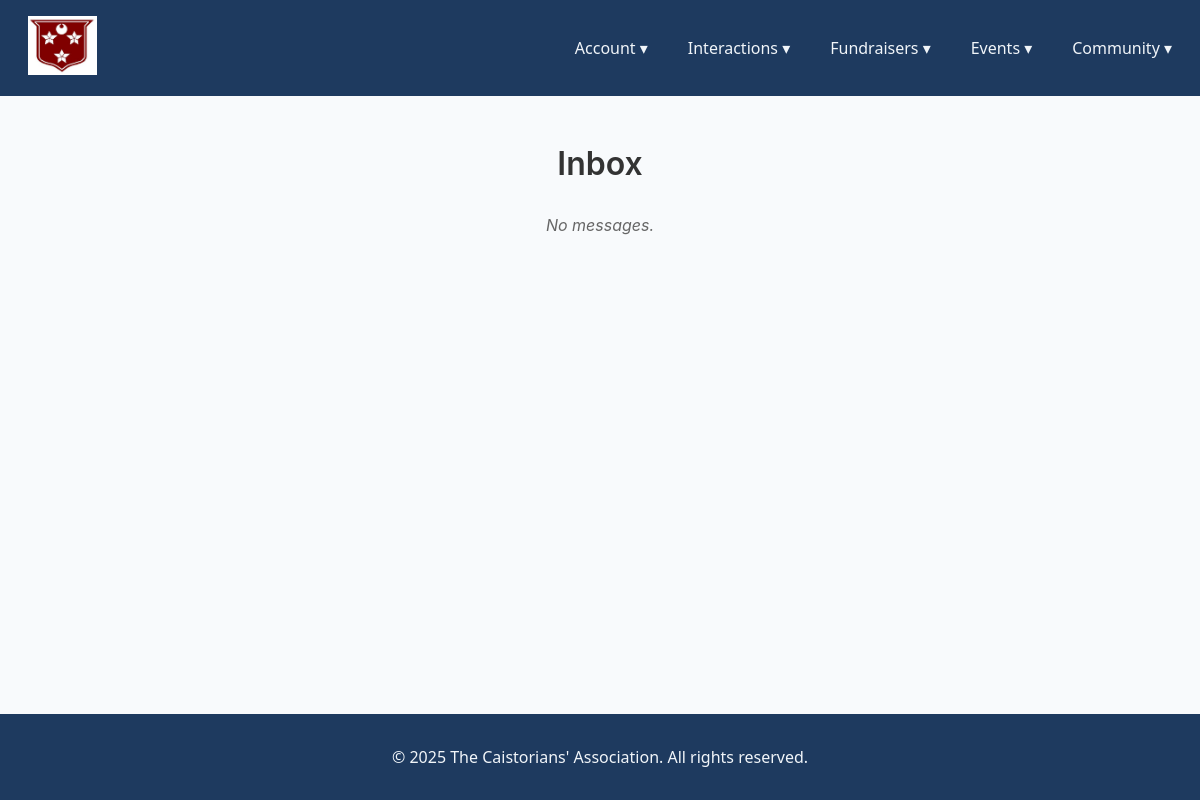
The app's page /interactions/inbox/ (signed in), older data.
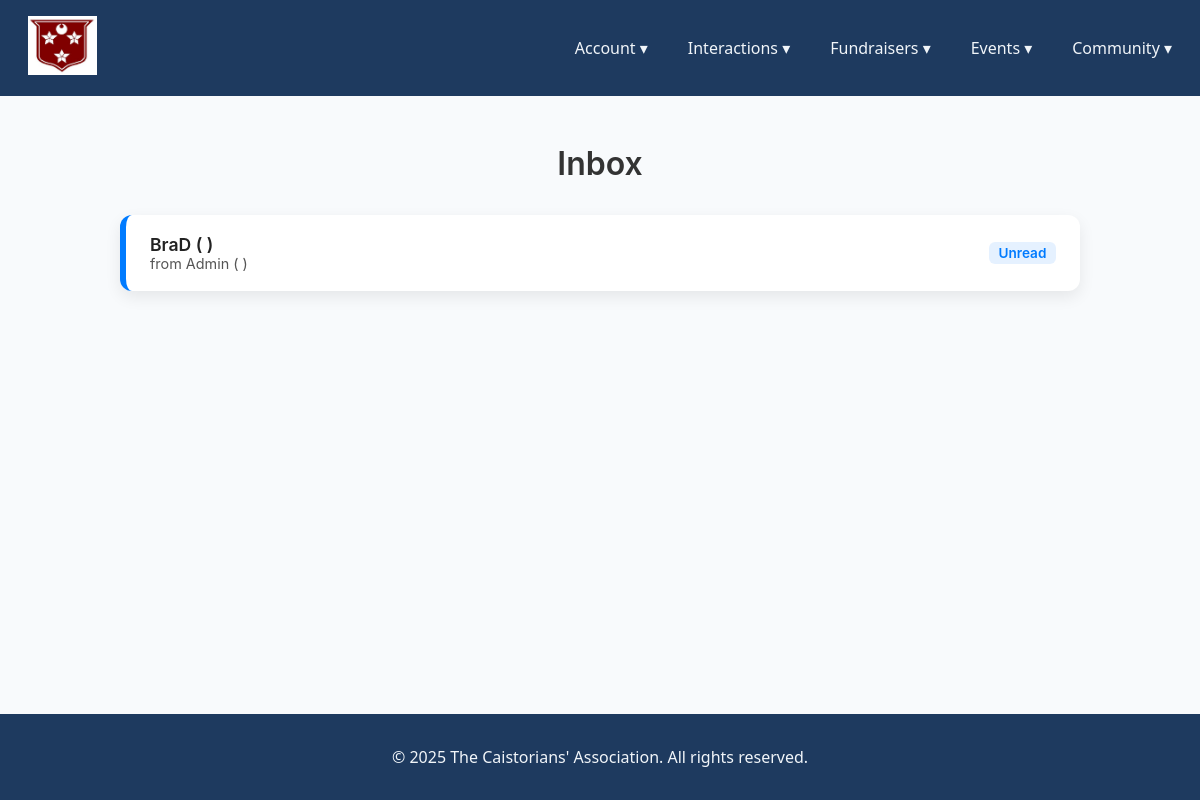
The same page, newer data.
### interactions/models.py (models this page shows, shortened)
class Message(models.Model):
    sender = models.ForeignKey(
        settings.AUTH_USER_MODEL,
        on_delete=models.CASCADE,
        related_name="sent_messages"
    )
    recipient = models.ForeignKey(
        settings.AUTH_USER_MODEL,
        on_delete=models.CASCADE,
        related_name="received_messages"
    )
    subject = models.CharField(max_length=200)
    body = models.TextField()
    timestamp = models.DateTimeField(auto_now_add=True)
    is_read = models.BooleanField(default=False)
    class Meta:
        ordering = ["-timestamp"]

### Accounts/models.py (models this page shows)
class User(AbstractUser):
    school = models.ForeignKey(School, on_delete=models.CASCADE, related_name="users", null=True, blank=True)
    graduation_year = models.PositiveIntegerField(null=True, blank=True)
    occupation = models.CharField(max_length=100, blank=True)
    bio = models.TextField(blank=True)
    linkedin_url = models.URLField(blank=True)
    profile_picture = models.ImageField(upload_to='profile_pics/', blank=True, null=True)
    is_staff_account = models.BooleanField(default=False)
    is_superuser_account = models.BooleanField(default=False)
    is_student_account = models.BooleanField(default=False)
    def __str__(self):
        return f"{self.username} ({self.first_name} {self.last_name})"

### interactions/views.py (the view)
# urls.py: path("inbox/", views.inbox_view, name="inbox"),
@login_required
def inbox_view(request):
    messages = request.user.received_messages.all()
    return render(request, "interactions/inbox.html", {"messages": messages})

### interactions/templates/interactions/inbox.html
{% extends "Main/base.html" %}
{% block content %}
<div class="inbox-container">
  <h2 class="inbox-title">Inbox</h2>
  <ul class="inbox-list">
    {% for msg in messages %}
      <li class="inbox-card {% if not msg.is_read %}unread{% endif %}">
        <a href="{% url 'interactions:detail' msg.id %}" class="inbox-link">
          <div class="inbox-header">
            <strong class="inbox-subject">{{ msg.subject }}</strong>
            <span class="inbox-sender">from {{ msg.sender }}</span>
          </div>
          {% if not msg.is_read %}
            <span class="inbox-status">Unread</span>
          {% endif %}
        </a>
      </li>
    {% empty %}
      <li class="inbox-empty">No messages.</li>
    {% endfor %}
  </ul>
</div>
{% endblock %}

Row changes from the older to the newer data that the page shows:
added Message: subject "BraD ( )", sender "Admin ( )", is_read "Unread"
Text that changed along with them:
text no longer shown: "No messages."
